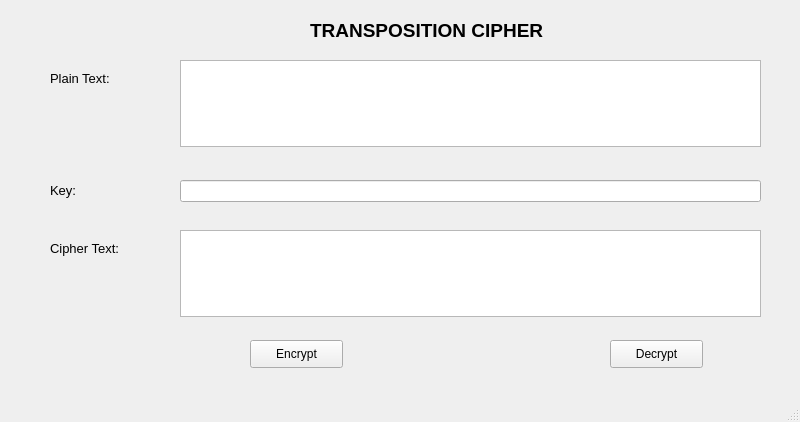
<?xml version="1.0" encoding="UTF-8"?>
<ui version="4.0">
 <class>transposition</class>
 <widget class="QMainWindow" name="transposition">
  <property name="geometry">
   <rect>
    <x>0</x>
    <y>0</y>
    <width>800</width>
    <height>422</height>
   </rect>
  </property>
  <property name="windowTitle">
   <string>Transposition Cipher</string>
  </property>
  <widget class="QWidget" name="centralwidget">
   <widget class="QLabel" name="label_4">
    <property name="geometry">
     <rect>
      <x>50</x>
      <y>240</y>
      <width>91</width>
      <height>16</height>
     </rect>
    </property>
    <property name="font">
     <font>
      <family>Arial</family>
      <pointsize>10</pointsize>
     </font>
    </property>
    <property name="text">
     <string>Cipher Text:</string>
    </property>
   </widget>
   <widget class="QTextEdit" name="textEdit">
    <property name="geometry">
     <rect>
      <x>180</x>
      <y>60</y>
      <width>581</width>
      <height>87</height>
     </rect>
    </property>
   </widget>
   <widget class="QPushButton" name="pushButton">
    <property name="geometry">
     <rect>
      <x>250</x>
      <y>340</y>
      <width>93</width>
      <height>28</height>
     </rect>
    </property>
    <property name="text">
     <string>Encrypt</string>
    </property>
   </widget>
   <widget class="QLabel" name="label_3">
    <property name="geometry">
     <rect>
      <x>50</x>
      <y>180</y>
      <width>41</width>
      <height>21</height>
     </rect>
    </property>
    <property name="font">
     <font>
      <family>Arial</family>
      <pointsize>10</pointsize>
     </font>
    </property>
    <property name="text">
     <string>Key:</string>
    </property>
   </widget>
   <widget class="QLineEdit" name="lineEdit">
    <property name="geometry">
     <rect>
      <x>180</x>
      <y>180</y>
      <width>581</width>
      <height>22</height>
     </rect>
    </property>
   </widget>
   <widget class="QLabel" name="label_2">
    <property name="geometry">
     <rect>
      <x>50</x>
      <y>70</y>
      <width>81</width>
      <height>16</height>
     </rect>
    </property>
    <property name="font">
     <font>
      <family>Arial</family>
      <pointsize>10</pointsize>
     </font>
    </property>
    <property name="text">
     <string>Plain Text:</string>
    </property>
   </widget>
   <widget class="QTextEdit" name="textEdit_2">
    <property name="geometry">
     <rect>
      <x>180</x>
      <y>230</y>
      <width>581</width>
      <height>87</height>
     </rect>
    </property>
   </widget>
   <widget class="QPushButton" name="pushButton_2">
    <property name="geometry">
     <rect>
      <x>610</x>
      <y>340</y>
      <width>93</width>
      <height>28</height>
     </rect>
    </property>
    <property name="text">
     <string>Decrypt</string>
    </property>
   </widget>
   <widget class="QLabel" name="label">
    <property name="geometry">
     <rect>
      <x>310</x>
      <y>20</y>
      <width>291</width>
      <height>21</height>
     </rect>
    </property>
    <property name="font">
     <font>
      <family>Arial</family>
      <pointsize>14</pointsize>
      <weight>75</weight>
      <bold>true</bold>
     </font>
    </property>
    <property name="text">
     <string>TRANSPOSITION CIPHER</string>
    </property>
   </widget>
  </widget>
  <widget class="QMenuBar" name="menubar">
   <property name="geometry">
    <rect>
     <x>0</x>
     <y>0</y>
     <width>800</width>
     <height>26</height>
    </rect>
   </property>
  </widget>
  <widget class="QStatusBar" name="statusbar"/>
 </widget>
 <resources/>
 <connections/>
</ui>
